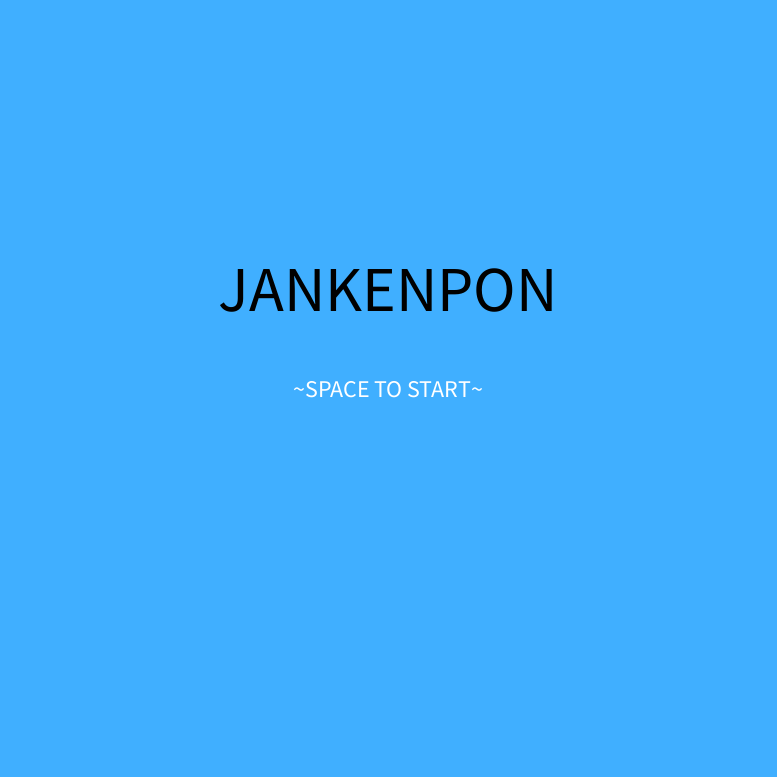
Frame 1 (no input)
Frame 60 (the mouse pressed at the canvas centre just before this capture): identical to frame 1, image omitted
Frame 120 (the mouse held since frame 60 and released just before this capture): identical to frame 1, image omitted

The Processing sketch that drew this single still picture (run headless with seeded random() and noise(); from frame 60 on, the mouse is pressed at the canvas centre):

// Processing sketch: jankenpon_251203a
// ── jankenpon_251203a.pde
// TO DO
/*
* make an opponent that picks one of three options
* make a bar that can lower and refill based on player loses
* create a score system
* make texts and screens look better
* create enums for each option of rock, paper, or scissors
*/
// VARIABLES

// false by default
boolean aHeld; // rock
boolean sHeld; // paper
boolean dHeld; // scissors
boolean spaceHeld;
Game sceneManager;
GameState mode = GameState.TITLE;
GameOptions choice = GameOptions.SELECTING;

// ENUMS
enum GameState {
  TITLE, GAME, GAMEOVER
}
enum GameOptions {
  SELECTING, ROCK, PAPER, SCISSORS
}

// SETUP
void setup() {
  size(777, 777);
  textAlign(CENTER, CENTER);
  textSize(25);
  noStroke();
  sceneManager = new Game();
}

// DRAWING (LOOP)
void draw() {
  sceneManager.scenes();
}

// CONTROLS
void keyPressed() {
  if (key == ' ') {
    spaceHeld = true;
  }
  if (key == 'a' || key == 'A') {
    aHeld = true;
  }
  if (key == 's' || key == 'S') {
    sHeld = true;
  }
  if (key == 'd' || key == 'D') {
    dHeld = true;
  }
}

void keyReleased() {
  if (key == ' ') {
    spaceHeld = false;
  }
  if (key == 'a' || key == 'A') {
    aHeld = false;
  }
  if (key == 's' || key == 'S') {
    sHeld = false;
  }
  if (key == 'd' || key == 'D') {
    dHeld = false;
  }
}

// ── scene_manager.pde
// CLASS
class Game {
  // CONSTRUCTOR
  int rockSize = 100;
  int paperSize = 100;
  int scissorsSize = 100;
  int clockEater;
  Game() {
    // maybe later
  }
  // METHOD
  void scenes() {
    // DEBUG MODE
    // frameRate(10);
    // println(spaceHeld);
    String titleText = "";
    String largeText = "";
    String smallText = "";
    String scoreText = "";
    // title screen
    switch(mode) {
    case TITLE:
      titleText = "JANKENPON";
      smallText = "~SPACE TO START~";
      background(#40afff); // sky blue
      if (spaceHeld == true) {
        mode = GameState.GAME; // change game mode after pressing space
      }
      break;
      // gameplay
    case GAME:
      background(#00bfff); // black screen
      largeText = "Pick and Get Ready!";
      smallText = "Rock, Paper, or Scissors?";
      scoreText = "SCORE " + 0000;
      fill(255); // white
      rect(0, 700, width, height); // bar
      // the fractions may be not too balanced on both sides, but it's fine
      fill(#c22222); // brick #b22222
      circle(width / 4.50, height / 1.30, rockSize); // left (rock)
      fill(#fffafa); // snow #fffafa
      circle(width / 2, height / 1.30, paperSize); // middle (paper)
      fill(#ec244c); // crimson #dc143c
      circle(width / 1.30, height / 1.30, scissorsSize); // right (scissors)
      fill(255); // white
      circle(75, 75, 75); // timer, might need to be an arc
      // srinking
      if (rockSize > 0) { // if rock isn't choosen + another option not demonstrated
        rockSize /= 1.08;
      }
      // smallText = "Test";
      break;
      // game over
    case GAMEOVER:
      break;
    }

    switch(choice) {
    case SELECTING:
      break;
    case ROCK:
      break;
    case PAPER:
      break;
    case SCISSORS:
      break;
    }
    fill(0); // black
    textSize(64);
    text(titleText, width / 2, height / 2 - 100); // title screen text
    textSize(45);
    fill(255);
    text(largeText, width / 2, height / 2 - 100); // in game large text
    textSize(24);
    text(smallText, width / 2, height / 2); // in game small text
    textSize(24);
    text(scoreText, width - 90, height / 25); // "" + score number
  }
}
